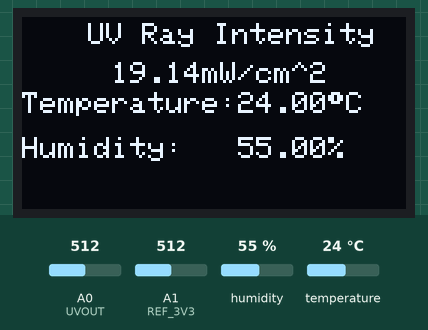
Bench run of a sketch on a simulated Arduino Uno, built with avr-gcc and run on an emulated ATmega328P. Parts: 128×64 one-colour display. Inputs (shaded band) come from the test bench; at power-on: humidity 55 %, A0 (UVOUT) = 512, A1 (REF_3V3) = 512, temperature 24 °C. What the sketch prints to the serial monitor is not drawn.

Above: at 1.2 s.
1.3 s: humidity set to 22 %
At 2.2 s:
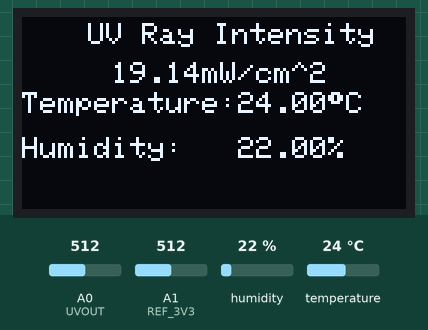
2.9 s: A0 (UVOUT) set to 716
At 3.7 s:
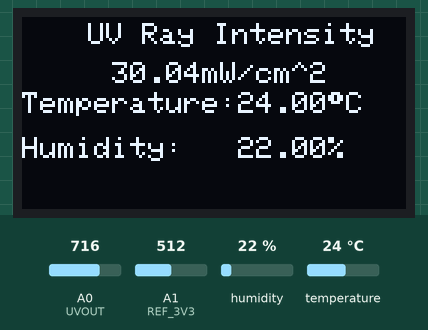
4.6 s: A1 (REF_3V3) set to 306
At 5.2 s:
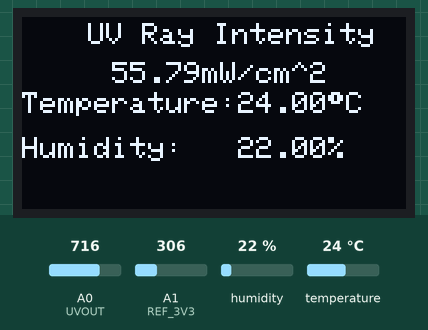
6.2 s: temperature set to 12 °C
At 7.6 s:
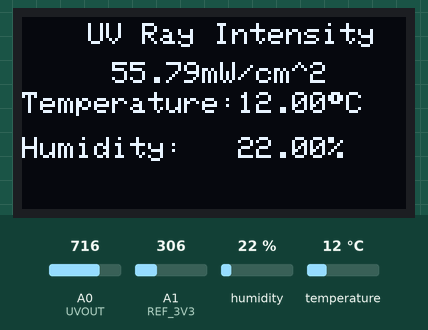
7.9 s: A0 (UVOUT) set to 992
At 9.3 s:
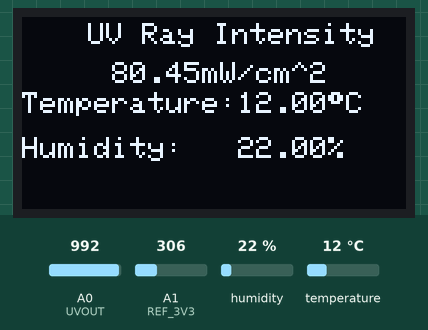
9.6 s: A1 (REF_3V3) set to 30
At 10.8 s:
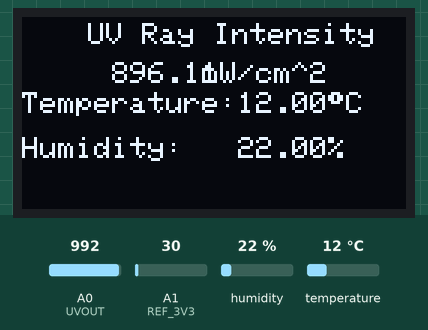
Timing chart, 0 to 12.2 s (numbered marks = the images above; inputs shaded):
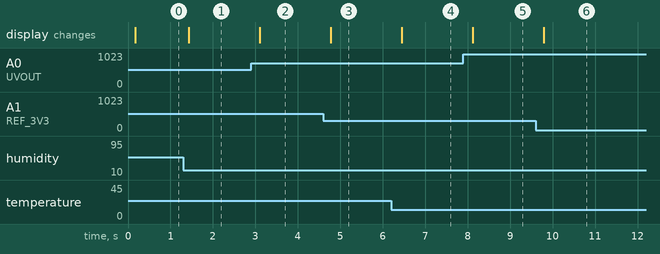

The sketch:

UVtemhr.ino
```cpp
#include <SPI.h>//
#include <Wire.h>//
#include <Adafruit_GFX.h>//
#include <Adafruit_SSD1306.h>//
#include <Adafruit_AHTX0.h>//
#include <Fonts/FreeSans9pt7b.h>
int UVOUT = A0; //Output from the sensor
int REF_3V3 = A1; //3.3V power on the Arduino board
#define RED 0xF800
#define SCREEN_WIDTH 128 // OLED display width, in pixels
#define SCREEN_HEIGHT 64 // OLED display height, in pixels
#define OLED_RESET     4 // Reset pin # (or -1 if sharing Arduino reset pin)
#define SCREEN_ADDRESS 0x3C ///< See datasheet for Address; 0x3D for 128x64, 0x3C for 128x32
Adafruit_SSD1306 display(SCREEN_WIDTH, SCREEN_HEIGHT, &Wire, OLED_RESET);

Adafruit_AHTX0 aht;
void setup()
{
  Serial.begin(9600);
  pinMode(UVOUT, INPUT);
  pinMode(REF_3V3, INPUT);
  display.begin(SSD1306_SWITCHCAPVCC, 0x3C); //initialize with the I2C addr 0x3C (128x64)
  display.clearDisplay();
  Serial.println("ML8511 example");

// Clear the buffer.
  display.clearDisplay();
  display.display();

  display.setRotation(0);

  if (aht.begin()) {
    Serial.println("Found AHT20");
  } else {
    Serial.println("Didn't find AHT20");
  }

  display.setTextSize(1);
  display.setTextColor(SSD1306_WHITE);
  ///
}

void loop()
{
  int uvLevel = averageAnalogRead(UVOUT);
  int refLevel = averageAnalogRead(REF_3V3);

  //Use the 3.3V power pin as a reference to get a very accurate output value from sensor
  float outputVoltage = 3.3 / refLevel * uvLevel;

  float uvIntensity = mapfloat(outputVoltage, 0.99, 2.8, 0.0, 15.0); //Convert the voltage to a UV intensity level
  sensors_event_t humidity, temp;


  display.setCursor(22, 2 );
  display.setTextSize(1);
  display.println("UV Ray Intensity");
  Serial.print("UV :");
  Serial.print(uvIntensity);
  Serial.println();
  display.setCursor(30, 15); //oled display
  display.setTextSize(1);display.println(uvIntensity);

  display.setCursor(60, 15); //oled display
  display.setTextSize(1);display.println("mW/cm^2");


  aht.getEvent(&humidity, &temp);// populate temp and humidity objects with fresh data
  display.setCursor(0,25);display.println("Temperature:");
  display.setCursor(72,25);display.print(temp.temperature);display.print((char)247);display.print("C");

  display.setCursor(0, 40);display.println("Humidity:");
  display.setCursor(72, 40);display.print(humidity.relative_humidity);display.println("%");


  Serial.print("Temperature: ");Serial.print(temp.temperature);Serial.println("  degrees");
  Serial.print("Humidity: ");Serial.print(humidity.relative_humidity);Serial.println(" %");
  display.display();
  delay(300);
  display.clearDisplay();


}

//Takes an average of readings on a given pin
//Returns the average
int averageAnalogRead(int pinToRead)
{
  byte numberOfReadings = 8;
  unsigned int runningValue = 0;

  for (int x = 0 ; x < numberOfReadings ; x++)
    runningValue += analogRead(pinToRead);
  runningValue /= numberOfReadings;

  return (runningValue);
}

float mapfloat(float x, float in_min, float in_max, float out_min, float out_max)
{
  return (x - in_min) * (out_max - out_min) / (in_max - in_min) + out_min;


}
```

Measured:
- after the input at 1.3 s, the display: changes after 0.13 s (image 1)
- after the input at 2.9 s, the display: changes after 0.20 s (image 2)
- after the input at 4.6 s, the display: changes after 0.17 s (image 3)
- after the input at 6.2 s, the display: changes after 0.25 s (image 4)
- after the input at 7.9 s, the display: changes after 0.22 s (image 5)
- after the input at 9.6 s, the display: changes after 0.19 s (image 6)
